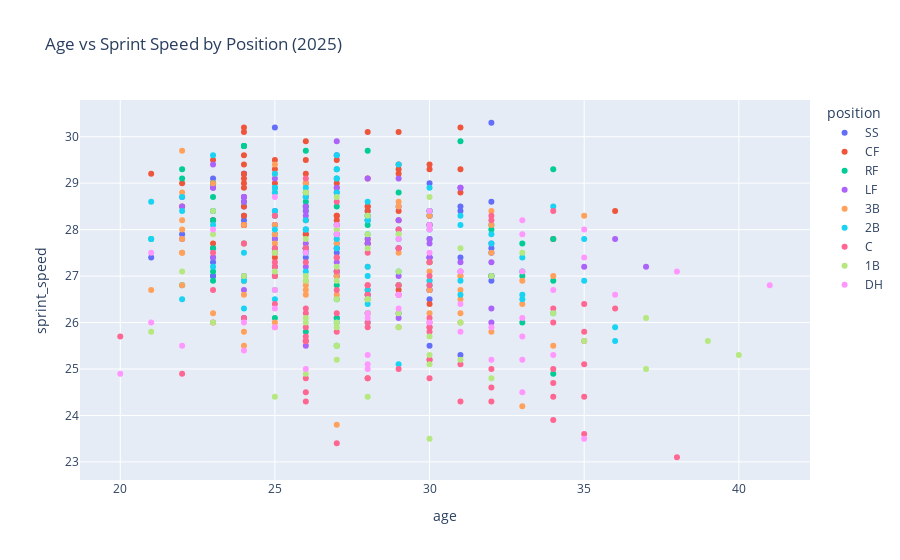

The cell this chart's notebook holds for it:
### Code cell
fig = px.scatter(
    df25,
    x="age",
    y="sprint_speed",
    color="position",
    hover_data=["last_name, first_name", "team","position"],
    title=" Age vs Sprint Speed by Position (2025)"
)
fig.show()

### Figure 1 — Plotly figure (JSON) as saved in the notebook; plotly's stock layout.template omitted (floating-point values rounded to 4 significant figures; data arrays with more than 128 entries replaced by an {"elided": "..."} marker saying what was removed)
{"data": [{"customdata": {"elided": "53x3 str values"}, "hovertemplate": "position=%{customdata[2]}<br>age=%{x}<br>sprint_speed=%{y}<br>last_name, first_name=%{customdata[0]}<br>team=%{customdata[1]}<extra></extra>", "legendgroup": "SS", "marker": {"color": "#636efa", "symbol": "circle"}, "mode": "markers", "name": "SS", "orientation": "v", "showlegend": true, "type": "scatter", "x": [32, 25, 24, 27, 24, 24, 23, 30, 27, 26, 32, 26, 31, 24, 31, 28, 25, 23, 24, 28, 23, 28, 24, 24, 29, 25, 22, 28, 23, 32, 26, 29, 27, 32, 26, 30, 31, 21, 30, 23, 25, 23, 25, 23, 24, 32, 30, 30, 29, 27, 24, 30, 31], "xaxis": "x", "y": [30.3, 30.2, 29.8, 29.6, 29.2, 29.2, 29.1, 29.0, 28.8, 28.7, 28.6, 28.5, 28.5, 28.5, 28.4, 28.4, 28.4, 28.4, 28.3, 28.3, 28.2, 28.2, 28.2, 28.1, 28.0, 27.9, 27.9, 27.7, 27.6, 27.6, 27.6, 27.6, 27.5, 27.5, 27.4, 27.4, 27.4, 27.4, 27.4, 27.3, 27.2, 27.0, 27.0, 27.0, 27.0, 26.9, 26.7, 26.5, 26.2, 26.1, 26.1, 25.5, 25.3], "yaxis": "y"}, {"customdata": {"elided": "64x3 str values"}, "hovertemplate": "position=%{customdata[2]}<br>age=%{x}<br>sprint_speed=%{y}<br>last_name, first_name=%{customdata[0]}<br>team=%{customdata[1]}<extra></extra>", "legendgroup": "CF", "marker": {"color": "#EF553B", "symbol": "circle"}, "mode": "markers", "name": "CF", "orientation": "v", "showlegend": true, "type": "scatter", "x": [24, 31, 29, 24, 28, 26, 24, 25, 23, 27, 26, 29, 30, 24, 30, 25, 29, 29, 31, 24, 21, 26, 24, 28, 22, 25, 27, 24, 23, 26, 27, 24, 31, 24, 28, 28, 22, 24, 30, 28, 29, 36, 27, 25, 24, 27, 27, 29, 23, 26, 24, 30, 24, 26, 26, 28, 34, 28, 23, 25, 27, 29, 28, 30], "xaxis": "x", "y": [30.2, 30.2, 30.1, 30.1, 30.1, 29.9, 29.6, 29.5, 29.5, 29.5, 29.5, 29.4, 29.4, 29.4, 29.3, 29.3, 29.3, 29.2, 29.3, 29.2, 29.2, 29.2, 29.1, 29.1, 29.0, 29.0, 29.0, 29.0, 29.0, 29.0, 28.9, 28.9, 28.8, 28.7, 28.5, 28.5, 28.5, 28.5, 28.4, 28.4, 28.4, 28.4, 28.3, 28.3, 28.3, 28.3, 28.2, 28.2, 28.2, 28.2, 28.1, 28.1, 28.1, 27.9, 27.9, 27.8, 27.8, 27.7, 27.7, 27.4, 27.1, 26.7, 26.7, 26.4], "yaxis": "y"}, {"customdata": {"elided": "67x3 str values"}, "hovertemplate": "position=%{customdata[2]}<br>age=%{x}<br>sprint_speed=%{y}<br>last_name, first_name=%{customdata[0]}<br>team=%{customdata[1]}<extra></extra>", "legendgroup": "RF", "marker": {"color": "#00cc96", "symbol": "circle"}, "mode": "markers", "name": "RF", "orientation": "v", "showlegend": true, "type": "scatter", "x": [31, 24, 24, 28, 26, 22, 34, 27, 22, 27, 23, 23, 25, 29, 26, 23, 26, 24, 27, 26, 30, 26, 30, 23, 32, 28, 30, 27, 32, 27, 30, 25, 34, 21, 33, 24, 23, 27, 26, 25, 23, 30, 33, 23, 27, 25, 32, 27, 32, 33, 23, 24, 34, 29, 30, 22, 29, 27, 28, 27, 28, 27, 25, 33, 26, 27, 34], "xaxis": "x", "y": [29.9, 29.8, 29.8, 29.7, 29.7, 29.3, 29.3, 29.3, 29.1, 29.1, 29.0, 29.0, 28.9, 28.8, 28.8, 28.7, 28.6, 28.6, 28.5, 28.5, 28.4, 28.4, 28.3, 28.2, 28.1, 28.1, 28.1, 28.1, 28.0, 27.9, 27.8, 27.8, 27.8, 27.8, 27.7, 27.7, 27.6, 27.6, 27.6, 27.6, 27.4, 27.3, 27.1, 27.1, 27.1, 27.0, 27.0, 27.0, 27.0, 27.0, 26.9, 26.9, 26.9, 26.8, 26.8, 26.8, 26.8, 26.8, 26.6, 26.5, 26.5, 26.1, 26.1, 26.0, 25.8, 25.5, 24.9], "yaxis": "y"}, {"customdata": {"elided": "62x3 str values"}, "hovertemplate": "position=%{customdata[2]}<br>age=%{x}<br>sprint_speed=%{y}<br>last_name, first_name=%{customdata[0]}<br>team=%{customdata[1]}<extra></extra>", "legendgroup": "LF", "marker": {"color": "#ab63fa", "symbol": "circle"}, "mode": "markers", "name": "LF", "orientation": "v", "showlegend": true, "type": "scatter", "x": [27, 23, 25, 28, 29, 31, 31, 23, 23, 27, 22, 24, 24, 24, 26, 29, 22, 26, 26, 30, 29, 30, 25, 25, 27, 26, 27, 25, 22, 36, 28, 30, 27, 30, 26, 32, 28, 26, 27, 26, 29, 26, 25, 23, 30, 32, 27, 31, 37, 26, 35, 27, 31, 27, 32, 29, 24, 30, 32, 29, 32, 26], "xaxis": "x", "y": [29.9, 29.4, 29.1, 29.1, 29.1, 28.9, 28.9, 28.9, 28.9, 28.9, 28.7, 28.7, 28.7, 28.6, 28.5, 28.5, 28.5, 28.4, 28.3, 28.3, 28.2, 28.1, 28.1, 28.1, 28.1, 28.0, 27.9, 27.8, 27.8, 27.8, 27.8, 27.8, 27.7, 27.7, 27.7, 27.7, 27.7, 27.6, 27.6, 27.6, 27.6, 27.6, 27.5, 27.4, 27.4, 27.3, 27.3, 27.3, 27.2, 27.2, 27.2, 27.1, 27.1, 27.0, 27.0, 27.0, 26.7, 26.7, 26.3, 26.1, 26.0, 25.5], "yaxis": "y"}, {"customdata": {"elided": "72x3 str values"}, "hovertemplate": "position=%{customdata[2]}<br>age=%{x}<br>sprint_speed=%{y}<br>last_name, first_name=%{customdata[0]}<br>team=%{customdata[1]}<extra></extra>", "legendgroup": "3B", "marker": {"color": "#FFA15A", "symbol": "circle"}, "mode": "markers", "name": "3B", "orientation": "v", "showlegend": true, "type": "scatter", "x": [22, 25, 25, 23, 26, 22, 26, 25, 26, 29, 29, 32, 30, 35, 28, 28, 22, 25, 24, 32, 22, 25, 22, 27, 27, 24, 25, 32, 22, 25, 29, 22, 30, 28, 30, 31, 34, 25, 27, 31, 33, 26, 30, 24, 26, 29, 22, 26, 31, 30, 21, 27, 26, 24, 28, 31, 33, 23, 30, 31, 25, 31, 25, 29, 24, 32, 26, 26, 24, 34, 33, 27], "xaxis": "x", "y": [29.7, 29.4, 29.2, 29.0, 29.0, 28.8, 28.8, 28.8, 28.7, 28.6, 28.5, 28.4, 28.3, 28.3, 28.3, 28.2, 28.2, 28.1, 28.1, 28.1, 28.0, 27.9, 27.8, 27.8, 27.7, 27.7, 27.7, 27.5, 27.5, 27.5, 27.5, 27.5, 27.3, 27.2, 27.1, 27.0, 27.0, 27.0, 27.0, 27.0, 26.9, 26.9, 26.9, 26.9, 26.8, 26.8, 26.8, 26.7, 26.7, 26.7, 26.7, 26.6, 26.6, 26.6, 26.5, 26.5, 26.4, 26.2, 26.2, 26.2, 26.0, 26.0, 25.9, 25.9, 25.8, 25.8, 25.6, 25.6, 25.5, 25.5, 24.2, 23.8], "yaxis": "y"}, {"customdata": {"elided": "71x3 str values"}, "hovertemplate": "position=%{customdata[2]}<br>age=%{x}<br>sprint_speed=%{y}<br>last_name, first_name=%{customdata[0]}<br>team=%{customdata[1]}<extra></extra>", "legendgroup": "2B", "marker": {"color": "#19d3f3", "symbol": "circle"}, "mode": "markers", "name": "2B", "orientation": "v", "showlegend": true, "type": "scatter", "x": [23, 27, 29, 27, 25, 27, 25, 26, 30, 27, 25, 22, 26, 28, 21, 34, 22, 25, 23, 30, 25, 28, 31, 26, 28, 28, 23, 31, 25, 26, 30, 26, 28, 32, 35, 27, 29, 21, 32, 27, 26, 24, 26, 26, 33, 23, 28, 29, 26, 28, 31, 35, 30, 24, 28, 25, 31, 33, 28, 22, 33, 25, 28, 24, 34, 28, 28, 27, 36, 36, 29], "xaxis": "x", "y": [29.6, 29.6, 29.4, 29.3, 29.2, 29.1, 28.9, 28.9, 28.9, 28.8, 28.8, 28.7, 28.7, 28.6, 28.6, 28.5, 28.4, 28.4, 28.4, 28.4, 28.3, 28.3, 28.3, 28.2, 28.2, 28.2, 28.1, 28.1, 28.0, 28.0, 28.0, 28.0, 27.9, 27.9, 27.8, 27.8, 27.8, 27.8, 27.7, 27.6, 27.6, 27.5, 27.5, 27.5, 27.4, 27.2, 27.2, 27.1, 27.1, 27.0, 26.9, 26.9, 26.9, 26.9, 26.7, 26.7, 26.6, 26.6, 26.6, 26.5, 26.5, 26.5, 26.4, 26.3, 26.2, 26.2, 26.0, 26.0, 25.9, 25.6, 25.1], "yaxis": "y"}, {"customdata": {"elided": "83x3 str values"}, "hovertemplate": "position=%{customdata[2]}<br>age=%{x}<br>sprint_speed=%{y}<br>last_name, first_name=%{customdata[0]}<br>team=%{customdata[1]}<extra></extra>", "legendgroup": "C", "marker": {"color": "#FF6692", "symbol": "circle"}, "mode": "markers", "name": "C", "orientation": "v", "showlegend": true, "type": "scatter", "x": [26, 27, 34, 32, 25, 32, 29, 24, 26, 29, 25, 26, 28, 23, 27, 27, 30, 25, 26, 25, 27, 30, 25, 28, 29, 30, 28, 27, 23, 28, 28, 29, 29, 25, 35, 34, 36, 26, 28, 26, 27, 30, 24, 28, 30, 30, 30, 23, 34, 26, 28, 27, 30, 35, 26, 20, 26, 35, 26, 30, 30, 35, 31, 34, 29, 32, 22, 26, 28, 30, 28, 34, 32, 26, 35, 34, 32, 31, 26, 34, 35, 27, 38], "xaxis": "x", "y": [29.1, 28.6, 28.4, 28.3, 28.3, 28.2, 28.0, 27.7, 27.6, 27.6, 27.6, 27.6, 27.5, 27.5, 27.4, 27.4, 27.3, 27.3, 27.3, 27.2, 27.1, 27.0, 27.0, 26.8, 26.8, 26.8, 26.8, 26.7, 26.7, 26.6, 26.6, 26.6, 26.6, 26.4, 26.4, 26.3, 26.3, 26.3, 26.2, 26.2, 26.2, 26.1, 26.1, 26.0, 26.0, 25.9, 25.9, 26.0, 26.0, 25.9, 25.9, 25.8, 25.8, 25.8, 25.7, 25.7, 25.6, 25.6, 25.6, 25.2, 25.2, 25.1, 25.1, 25.0, 25.0, 25.0, 24.9, 24.8, 24.8, 24.8, 24.8, 24.7, 24.6, 24.5, 24.4, 24.4, 24.3, 24.3, 24.3, 23.9, 23.6, 23.4, 23.1], "yaxis": "y"}, {"customdata": {"elided": "58x3 str values"}, "hovertemplate": "position=%{customdata[2]}<br>age=%{x}<br>sprint_speed=%{y}<br>last_name, first_name=%{customdata[0]}<br>team=%{customdata[1]}<extra></extra>", "legendgroup": "1B", "marker": {"color": "#B6E880", "symbol": "circle"}, "mode": "markers", "name": "1B", "orientation": "v", "showlegend": true, "type": "scatter", "x": [26, 30, 27, 23, 28, 27, 27, 29, 23, 29, 28, 26, 28, 31, 25, 33, 27, 22, 25, 29, 32, 24, 26, 27, 26, 25, 28, 27, 28, 28, 29, 34, 28, 26, 37, 23, 26, 31, 27, 29, 27, 21, 30, 39, 35, 27, 27, 30, 40, 31, 27, 30, 37, 26, 32, 28, 25, 30], "xaxis": "x", "y": [28.8, 28.7, 28.7, 28.4, 28.3, 28.0, 28.0, 27.9, 27.9, 27.9, 27.9, 27.8, 27.6, 27.6, 27.5, 27.5, 27.2, 27.1, 27.1, 27.1, 27.0, 27.0, 27.0, 26.9, 26.9, 26.7, 26.5, 26.5, 26.5, 26.2, 26.2, 26.2, 26.2, 26.1, 26.1, 26.0, 26.0, 26.0, 26.0, 25.9, 25.9, 25.8, 25.7, 25.6, 25.6, 25.5, 25.5, 25.3, 25.3, 25.2, 25.2, 25.1, 25.0, 24.9, 24.8, 24.4, 24.4, 23.5], "yaxis": "y"}, {"customdata": {"elided": "49x3 str values"}, "hovertemplate": "position=%{customdata[2]}<br>age=%{x}<br>sprint_speed=%{y}<br>last_name, first_name=%{customdata[0]}<br>team=%{customdata[1]}<extra></extra>", "legendgroup": "DH", "marker": {"color": "#FF97FF", "symbol": "circle"}, "mode": "markers", "name": "DH", "orientation": "v", "showlegend": true, "type": "scatter", "x": [25, 30, 33, 30, 27, 30, 35, 23, 27, 33, 29, 21, 26, 30, 35, 31, 38, 33, 41, 34, 25, 29, 29, 36, 31, 29, 25, 28, 33, 28, 24, 21, 30, 25, 32, 31, 33, 22, 24, 28, 34, 32, 33, 28, 26, 28, 20, 33, 35], "xaxis": "x", "y": [28.7, 28.4, 28.2, 28.1, 28.1, 28.0, 28.0, 28.0, 27.9, 27.9, 27.8, 27.5, 27.5, 27.5, 27.4, 27.1, 27.1, 27.1, 26.8, 26.7, 26.7, 26.6, 26.6, 26.6, 26.4, 26.3, 26.3, 26.2, 26.1, 26.1, 26.0, 26.0, 26.0, 25.9, 25.9, 25.8, 25.7, 25.5, 25.4, 25.3, 25.3, 25.2, 25.2, 25.1, 25.0, 25.0, 24.9, 24.5, 23.5], "yaxis": "y"}], "layout": {"legend": {"title": {"text": "position"}, "tracegroupgap": 0}, "title": {"text": " Age vs Sprint Speed by Position (2025)"}, "xaxis": {"anchor": "y", "domain": [0, 1], "title": {"text": "age"}}, "yaxis": {"anchor": "x", "domain": [0, 1], "title": {"text": "sprint_speed"}}}}
